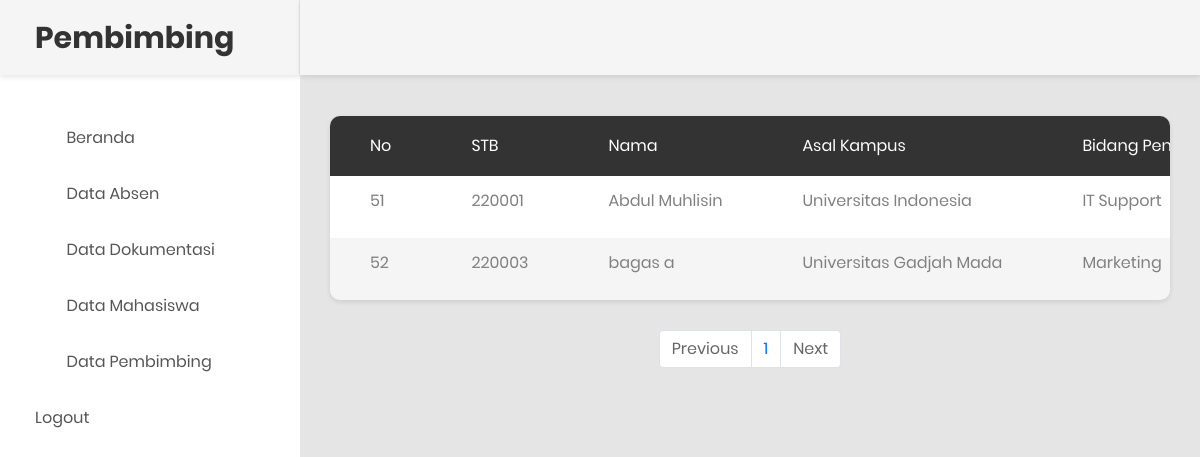
Page /pembimbing/data_dokumentasi.php (signed in) on the earlier database version.
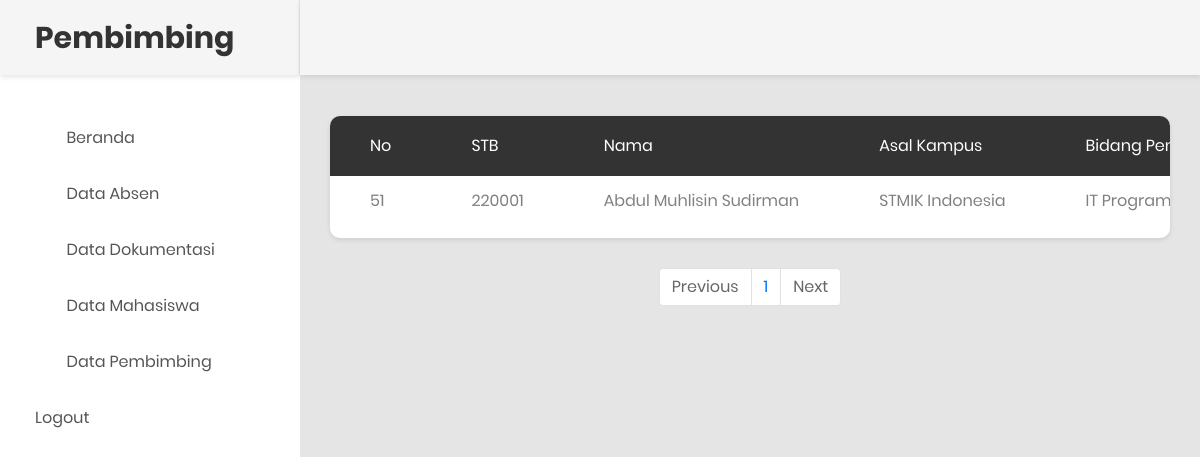
Same page on the later database version.
### tables this page shows
CREATE TABLE `tb_dokumentasi` (
  `id` int(11) NOT NULL AUTO_INCREMENT,
  `nama` varchar(255) NOT NULL,
  `asal_kampus` varchar(255) NOT NULL,
  `bidang_penempatan` varchar(255) NOT NULL,
  `nama_kegiatan` varchar(255) NOT NULL,
  `waktu` varchar(255) NOT NULL,
  `id_mahasiswa` int(11) NOT NULL,
  PRIMARY KEY (`id`),
  INDEX (`id_mahasiswa`),   
  CONSTRAINT `fk_tb_dokumentasi_mahasiswa` FOREIGN KEY (`id_mahasiswa`) 
    REFERENCES `tb_mahasiswa` (`id_mahasiswa`)
    ON DELETE CASCADE
);

### pembimbing/paging_dokumentasi.php (the view, shortened to what this page needs)
<head>
</head>
<?php
include '../koneksi.php';
$batas = 5;
$halaman = isset($_GET['halaman']) ? (int)$_GET['halaman'] : 1;
$halaman_awal = ($halaman > 1) ? ($halaman * $batas) - $batas : 0;
$data = mysqli_query($koneksi, "SELECT * FROM tb_dokumentasi");
$jumlah_data = mysqli_num_rows($data);
$total_halaman = ceil($jumlah_data / $batas);
$data_karyawan = mysqli_query($koneksi, "SELECT * FROM tb_dokumentasi LIMIT $halaman_awal, $batas");
while ($row = mysqli_fetch_array($data_karyawan)) {
?>
    <tr>
        <td><?php echo $row['id']; ?></td>
        <td><?php echo $row['id_mahasiswa']; ?></td>
        <td><?php echo $row['nama']; ?></td>
        <td><?php echo $row['asal_kampus']; ?></td>
        <td><?php echo $row['bidang_penempatan']; ?></td>
    </tr>
<?php } ?>

### pembimbing/data_dokumentasi.php (shortened to what this page needs)
<?php
require_once("../koneksi.php");
?>
<!DOCTYPE html>
<html lang="en">
<head>
    <link rel="stylesheet" href="https://maxcdn.bootstrapcdn.com/bootstrap/4.5.2/css/bootstrap.min.css">
    <link rel="stylesheet" type="text/css" href="../css/bootstrap.css" media="all">
    <link href="../css/font-face.css" rel="stylesheet" media="all">
    <link href="../vendor/font-awesome-4.7/css/font-awesome.min.css" rel="stylesheet" media="all">
    <link href="../vendor/font-awesome-5/css/fontawesome-all.min.css" rel="stylesheet" media="all">
    <link href="../vendor/mdi-font/css/material-design-iconic-font.min.css" rel="stylesheet" media="all">
    <link href="../vendor/bootstrap-4.1/bootstrap.min.css" rel="stylesheet" media="all">
    <link href="../vendor/animsition/animsition.min.css" rel="stylesheet" media="all">
    <link href="../vendor/bootstrap-progressbar/bootstrap-progressbar-3.3.4.min.css" rel="stylesheet" media="all">
    <link href="../vendor/wow/animate.css" rel="stylesheet" media="all">
    <link href="../vendor/css-hamburgers/hamburgers.min.css" rel="stylesheet" media="all">
    <link href="../vendor/slick/slick.css" rel="stylesheet" media="all">
    <link href="../vendor/select2/select2.min.css" rel="stylesheet" media="all">
    <link href="../vendor/perfect-scrollbar/perfect-scrollbar.css" rel="stylesheet" media="all">
    <link href="../css/theme.css" rel="stylesheet" media="all">
</head>
<body class="animsition">
    <div class="page-wrapper">
        <aside class="menu-sidebar d-none d-lg-block">
            <div class="logo">
                <a href="#">
                    <h2>Pembimbing</h2>
                </a>
            </div>
            <div class="menu-sidebar__content js-scrollbar1">
                <nav class="navbar-sidebar">
                    <ul class="list-unstyled navbar__list">
                        <li class="has-sub">
                            <a class="js-arrow" href="dashboard.php">
                                <i class="fas fa-tachometer-alt"></i>Beranda</a>
                        </li>
                        <li>
                            <a href="data_absen.php">
                                <i class="fas fa-calendar-alt"></i>Data Absen</a>
                        </li>
                        <li>
                            <a href="data_dokumentasi.php">
                                <i class="fas fa-calendar-alt"></i>Data Dokumentasi</a>
                        </li>
                        <li>
                            <a href="data_mahasiswa.php">
                                <i class="fas fa-chart-bar"></i>Data Mahasiswa</a>
                        </li>
                        <li>
                            <a href="data_pembimbing.php">
                                <i class="fas fa-table"></i>Data Pembimbing</a>
                        </li>
                        <li>
                            <a href="logout.php">Logout</a>
                        </li>
                    </ul>
                </nav>
            </div>
        </aside>
        <div class="page-container">
            <header class="header-desktop">
            </header>
            <div class="main-content">
                <div class="section__content section__content--p30">
                    <div class="container-fluid">
                        <div class="row">
                            <div class="table-responsive table--no-card m-b-30">
                                <table class="table table-borderless table-striped table-earning">
                                    <thead>
                                        <tr>
                                            <th>No</th>
                                            <th>STB</th>
                                            <th>Nama</th>
                                            <th>Asal Kampus</th>
                                            <th>Bidang Penempatan</th>
                                        </tr>
                                    </thead>
                                    <tbody>
                                        <?php
                                        include 'paging_dokumentasi.php';
                                        ?>
                                    </tbody>
                                </table>
                            </div>
                        </div>
                        <ul class="pagination justify-content-center">
                            <li class="page-item">
                                <a class="page-link" <?php if ($halaman > 1) {
                                                            echo "href='?halaman=$Previous'";
                                                        } ?>>Previous</a>
                            </li>
                            <?php
                            for ($x = 1; $x <= $total_halaman; $x++) {
                            ?>
                                <li class="page-item"><a class="page-link" href="?halaman=<?php echo $x ?>"><?php echo $x; ?></a></li>
                            <?php
                            }
                            ?>
                            <li class="page-item">
                                <a class="page-link" <?php if ($halaman < $total_halaman) {
                                                            echo "href='?halaman=$next'";
                                                        } ?>>Next</a>
                            </li>
                        </ul>
                    </div>
                </div>
            </div>
        </div>
</body>
</html>

Differences in the rows shown:
removed tb_dokumentasi: id "52", id_mahasiswa "220003", nama "bagas a", asal_kampus "Universitas Gadjah Mada", bidang_penempatan "Marketing"
changed tb_dokumentasi id 51: nama "Abdul Muhlisin" → "Abdul Muhlisin Sudirman"; asal_kampus "Universitas Indonesia" → "STMIK Indonesia"; bidang_penempatan "IT Support" → "IT…"
